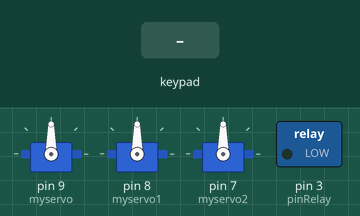
Recording of a sketch running on a simulated Arduino Uno, built with avr-gcc and run on an emulated ATmega328P. On the bench: 3 × servo, switched loads named in the sketch (green lamp = pin HIGH). The test bench sets the inputs (shaded band). What the sketch prints to the serial monitor is not drawn.

Above: at 1.5 s.
1.6 s: key 'O' pressed
At 2.7 s:
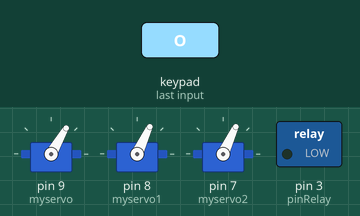
3.1 s: key 'S' pressed
At 3.8 s:
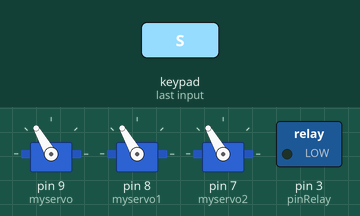
4.6 s: key 'T' pressed
At 5.0 s:
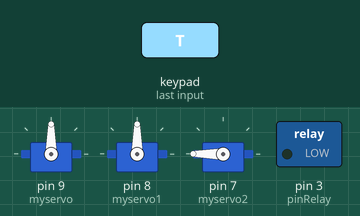
Timing chart, 0 to 7.6 s (numbered marks = the images above; inputs shaded):
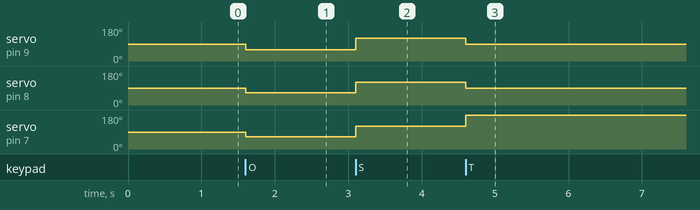

Measured:
- after the input at 1.6 s, servo on pin 9 (myservo): 90° → 60° at once; servo on pin 8 (myservo1), servo on pin 7 (myservo2): 90° → 65° at once
- after the input at 3.1 s, servo on pin 9 (myservo): 60° → 120° at once; servo on pin 8 (myservo1), servo on pin 7 (myservo2): 65° → 120° at once
- after the input at 4.6 s, servo on pin 9 (myservo), servo on pin 8 (myservo1): 120° → 90° at once; servo on pin 7 (myservo2): 120° → 180° at once

The sketch:

you2.ino
```cpp
#include <PS2X_lib.h>
#include <Servo.h>
#define PS2_DAT        13
#define PS2_CMD        12
#define PS2_SEL        11
#define PS2_CLK        10
#define pressures   false
#define rumble      false
PS2X ps2x;
int pinRelay = 3;
int error = 0;
//int speed = 0;
byte type = 0;
byte vibrate = 0;

void (* resetFunc) (void) = 0;
//以上为手柄配置
Servo myservo;// 定义舵机对象
Servo myservo1;// 定义舵机对象
Servo myservo2;// 定义舵机对象


void setup() {
  pinMode(pinRelay, OUTPUT);
  Serial.begin(115200);
  delay(300);
  myservo.attach(9);// 设置舵机控制针脚接数字9引脚
  myservo1.attach(8);
  myservo2.attach(7);// 设置舵机控制针脚接数字9引脚

  type = ps2x.readType();
  error = ps2x.config_gamepad(PS2_CLK, PS2_CMD, PS2_SEL, PS2_DAT, pressures, rumble);
     error = ps2x.config_gamepad(PS2_CLK, PS2_CMD, PS2_SEL, PS2_DAT, pressures, rumble);

  if (error == 0) {
    Serial.println("Found Controller, configured successful");
    Serial.print("pressures = ");
    if (pressures)
      Serial.println("true ");
    else
      Serial.println("false");
    Serial.print("rumble = ");
    if (rumble)
      Serial.println("true)");
    else
      Serial.println("false");
    Serial.println("Try out all the buttons, X will vibrate the controller, faster as you press harder;");
    Serial.println("holding L1 or R1 will print out the analog stick values.");
    Serial.println("Note: Go to www.billporter.info for updates and to report bugs.");
  }

  else if (error == 1)
    Serial.println("No controller found, check wiring, see readme.txt to enable debug. visit www.billporter.info for troubleshooting tips");

  else if (error == 2)
    Serial.println("Controller found but not accepting commands. see readme.txt to enable debug. Visit www.billporter.info for troubleshooting tips");

  else if (error == 3)
    Serial.println("Controller refusing to enter Pressures mode, may not support it. ");

  type = ps2x.readType();
  switch (type) {
    case 0:
      Serial.println("Unknown Controller type");
      break;
    case 1:
      Serial.println("DualShock Controller Found");
      break;
    case 2:
      Serial.println("GuitarHero Controller Found");
      break;
  }

}

void loop() {
  // put your main code here, to run repeatedly:
  if (error == 1)
    return;

  if (type == 2) {
    ps2x.read_gamepad();
    if (ps2x.Button(PSB_L1))
      Serial.println("L1 is being held");
    if (ps2x.Button(PSB_R1))
      Serial.println("R1 is being held");

  }
  else {
    ps2x.read_gamepad(false, vibrate);

    if (ps2x.Button(PSB_TRIANGLE)) {
       Serial.print("left held this hard: ");
       Serial.println(ps2x.Analog(PSB_L1), DEC);
       Serial.print("---------顺时针 ");
       myservo.write(90);
       myservo1.write(90);
       myservo2.write(180);

      }
  else if (ps2x.Button(PSB_CIRCLE)) {
       Serial.print("left held this hard: ");
       Serial.println(ps2x.Analog(PSB_R2), DEC);
       Serial.print("---------顺时针 ");
       myservo.write(60);
       myservo1.write(65);
       myservo2.write(65);

      }

     else if (ps2x.Button(PSB_SQUARE)) {
       Serial.print("right held this hard: ");
       Serial.println(ps2x.Analog(PSB_R1), DEC);
       Serial.print("---------逆时针 ");
       myservo.write(120);
       myservo1.write(120);
       myservo2.write(120);


     }
  }
}
```
